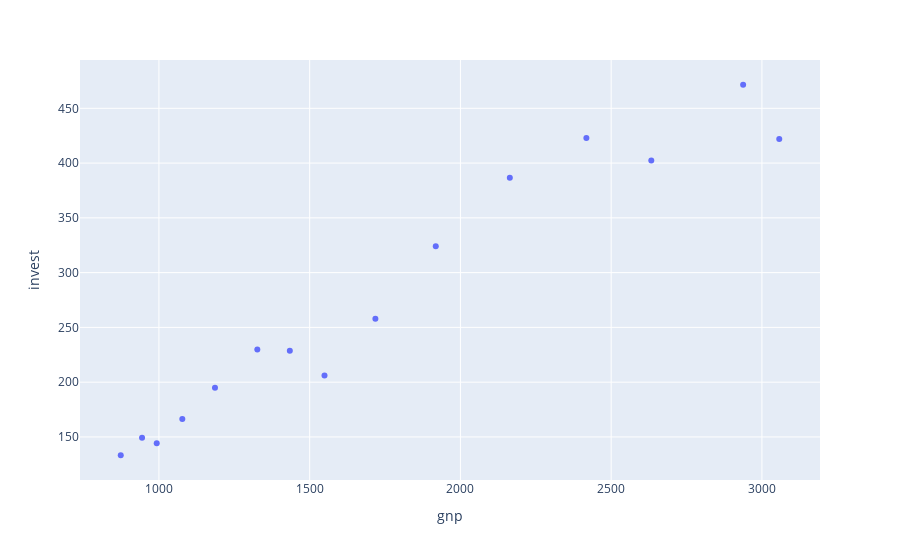

This figure's notebook cell:
### Markdown cell above
##  <span style='color:red'> 2 - Graphe GNP / Invest + Passage des variables en échelle logarithmique </span>

### Code cell
px.scatter(df, x='gnp', y='invest')

### Figure 1 — Plotly figure (JSON) as saved in the notebook; plotly's stock layout.template omitted (floating-point values rounded to 4 significant figures)
{"data": [{"hovertemplate": "gnp=%{x}<br>invest=%{y}<extra></extra>", "legendgroup": "", "marker": {"color": "#636efa", "symbol": "circle"}, "mode": "markers", "name": "", "orientation": "v", "showlegend": false, "type": "scatter", "x": [873.4, 944, 992.7, 1078.0, 1186.0, 1326.0, 1434.0, 1549.0, 1718, 1918.0, 2164.0, 2418.0, 2633.0, 2938.0, 3058.0], "xaxis": "x", "y": [133.3, 149.3, 144.2, 166.4, 195, 229.8, 228.7, 206.1, 257.9, 324.1, 386.6, 423, 402.3, 471.5, 421.9], "yaxis": "y"}], "layout": {"autosize": true, "legend": {"tracegroupgap": 0}, "margin": {"t": 60}, "xaxis": {"anchor": "y", "autorange": true, "domain": [0, 1], "range": [739.2, 3192.0], "title": {"text": "gnp"}, "type": "linear"}, "yaxis": {"anchor": "x", "autorange": true, "domain": [0, 1], "range": [107.1, 497.7], "title": {"text": "invest"}, "type": "linear"}}}
